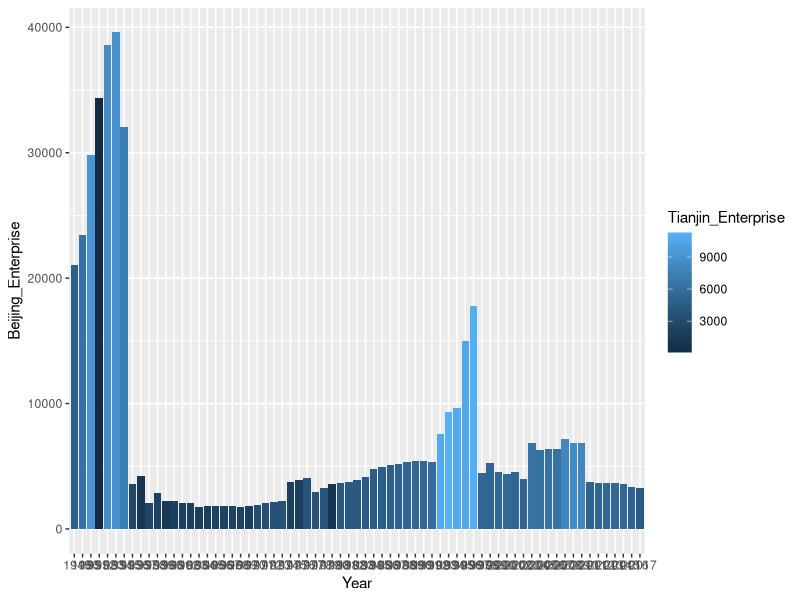
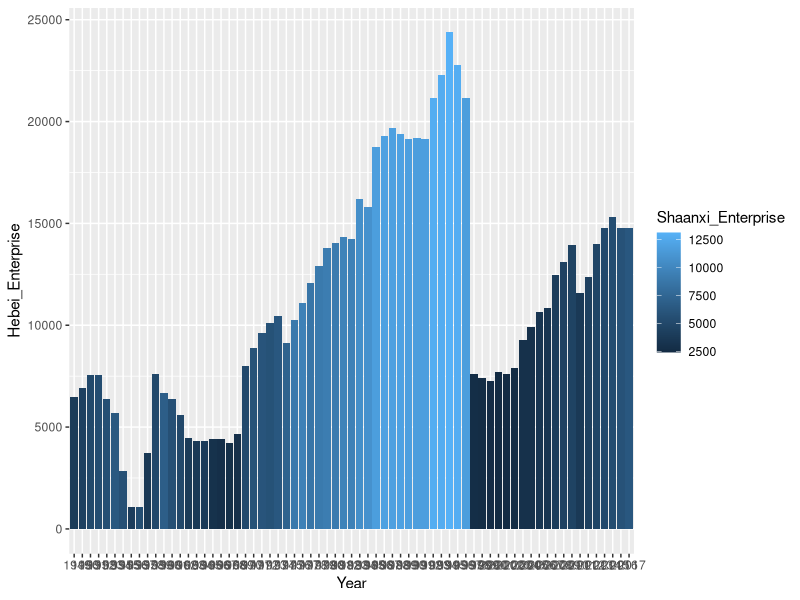
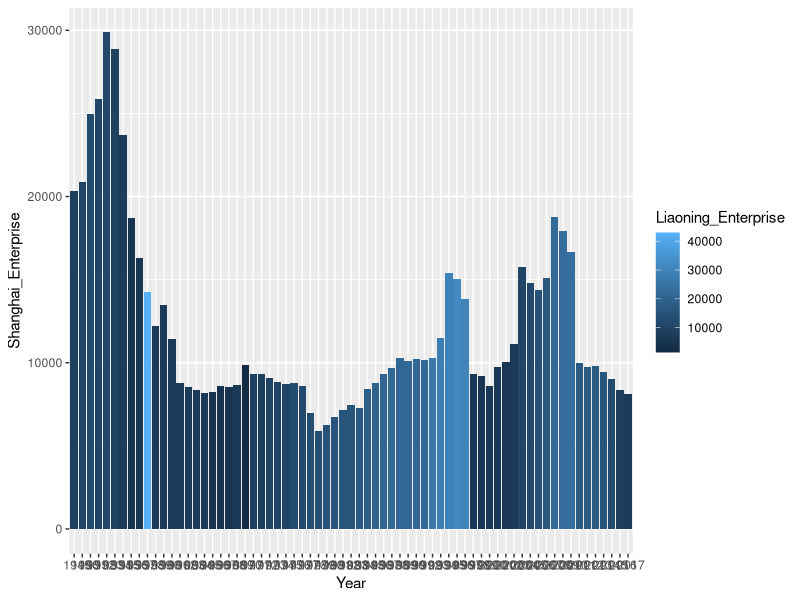
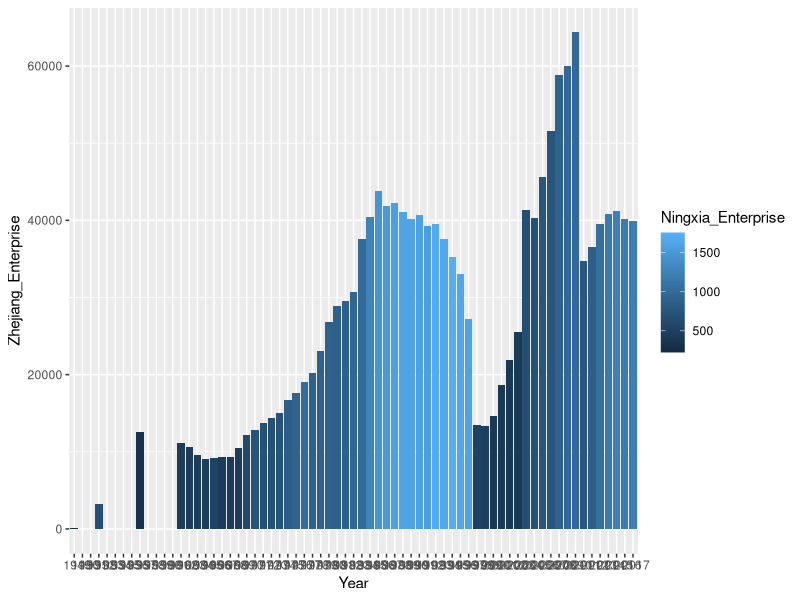

These figures' R source, in order:
## ---- chunk 1
knitr::opts_chunk$set(echo = TRUE)
library(tidyverse)
library(dplyr)
## ---- chunk 2
(echo = TRUE)
###Collect data from the "China_EO_49to17.csv" file
Data <- read.csv("China_EO_49to17.csv", fileEncoding = "latin1")
## ---- chunk 3
###Create plot that is imported from the Year and Beijing_Enterprise columns
p <-ggplot(data = Data, aes(Year, Beijing_Enterprise))

###Imports third colum from the Tianjin_Enterprise column changing the bar to a different shade of blue 
p +geom_bar(stat="identity", aes(fill =Tianjin_Enterprise))
## ---- chunk 4
###Create plot that is imported from year and Hebei_Enterprise columns 
Test1 <-ggplot(data = Data, aes(Year, Hebei_Enterprise))

###Imports third column from the Shaanxi_Enterprise column changing the bar to a different shade of blue
Test1 +geom_bar(stat="identity", aes(fill =Shaanxi_Enterprise))

#Columns Hebei_Enterprise and Shaanxi_Enterprise during the same years shows a correlation. The provinces show correlation in incline and decline during the same periods of time.
## ---- chunk 5
###Create plot that is imported from year and Shanghai_Enterprise columns 
Test2 <-ggplot(data = Data, aes(Year, Shanghai_Enterprise))

###Imports third column from the Liaoning_Enterprise column changing the bar to a different shade of blue
Test2 +geom_bar(stat="identity", aes(fill =Liaoning_Enterprise))

#Columns Shanghai_Enterprise and Liaoning_Enterprise during the same years show a correlation later in the years. Earlier, there doesnt seem to be any correlation
## ---- chunk 6
###Create plot that is imported from year and Zhejiang_Enterprise columns 
Test3 <-ggplot(data = Data, aes(Year, Zhejiang_Enterprise))

###Imports third column from the Ningxia_Enterprise column changing the bar to a different shade of blue
Test3 +geom_bar(stat="identity", aes(fill =Ningxia_Enterprise))

#Columns Zhejiang_Enterprise and Ningxia_Enterprise during the same years show a correlation. The provinces show correlation in incline and decline during the same period of time.
